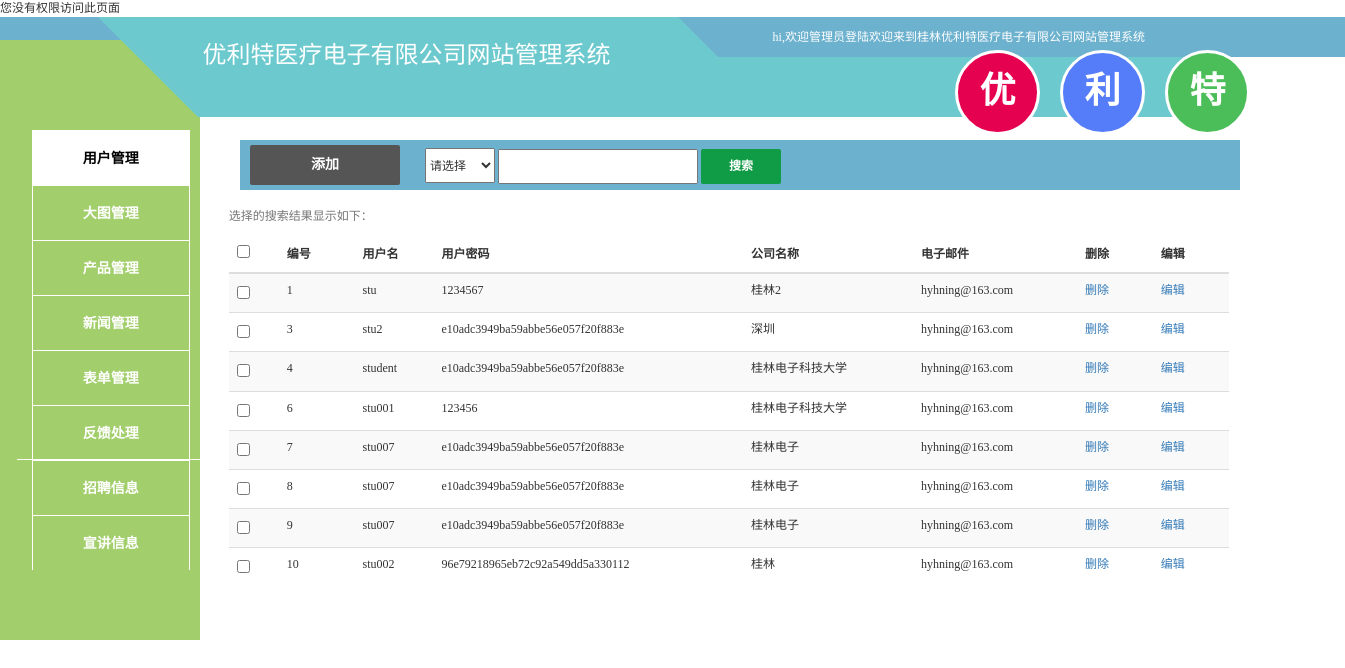
The page /Admin/userManage.php on the database as committed earlier.
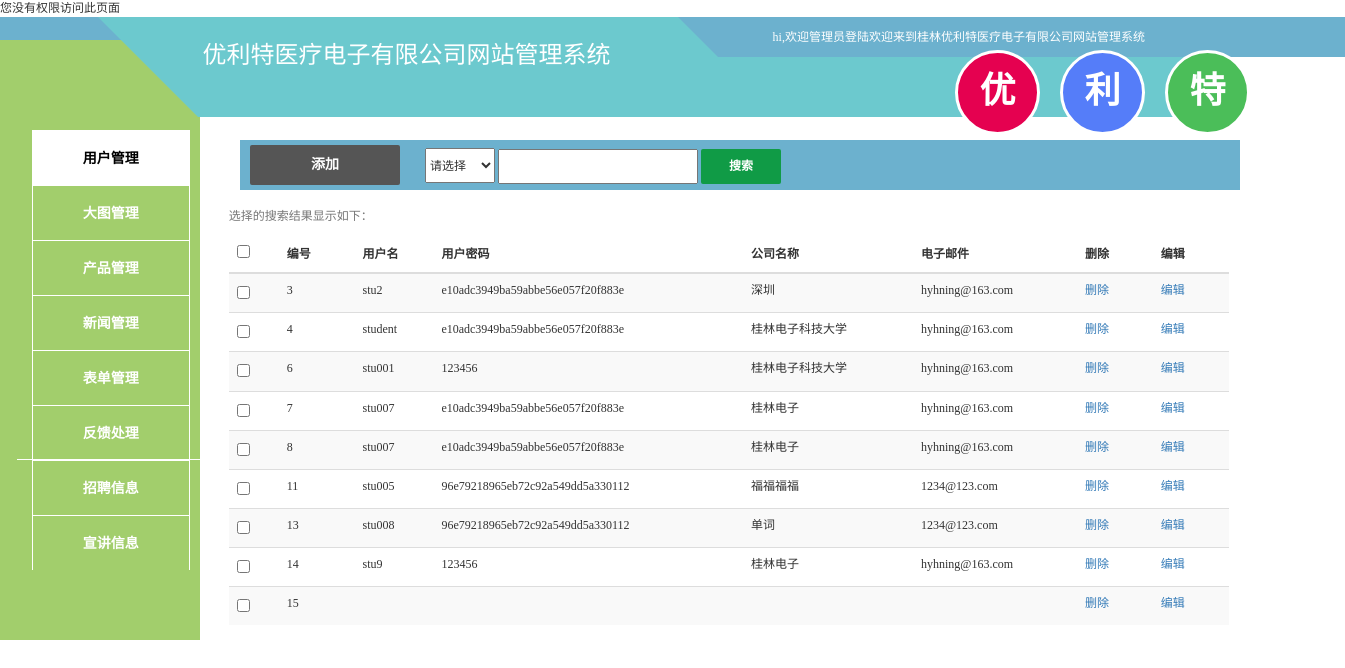
The same page on the database as committed later.
### tables this page shows
CREATE TABLE IF NOT EXISTS `user` (
  `id` int(11) NOT NULL AUTO_INCREMENT,
  `name` varchar(20) NOT NULL,
  `passwd` varchar(50) NOT NULL,
  `company` varchar(100) NOT NULL,
  `email` varchar(50) NOT NULL,
  `userflag` int(11) NOT NULL,
  PRIMARY KEY (`id`)
);

### Admin/userManage.php (the view, shortened to what this page needs)
<!DOCTYPE html>
<html lang="zh-CN">
<head>
	<link rel="stylesheet" type="text/css" href="styles/bootstrap.min.css" />
	<link rel="stylesheet" type="text/css" href="styles/manage.css" />
</head>
<body>
		<?php
		if(isset($_SESSION['username']))
		{
		}
		else
		{
		    echo "您没有权限访问此页面";
		}
	?>
	<div id="header">
		<p >hi,<?php echo "欢迎管理员".$_SESSION['username']."登陆";?>欢迎来到桂林优利特医疗电子有限公司网站管理系统</p>
		<div id="mainthings" class="container-fluid">
			<div class="row">
				<div class="col-md-3 button" id="add">添加</div>
				<div class="col-md-3 search2" >
					<form method="get">
						<select name="select" onchange="fuzhi(this.options[this.selectedIndex].text)">
							<option>请选择</option>
						</select>
						<input type="text" name="keys">
						<input type="submit" value="搜索" class="searchsub" />
					</form>
				</div>
			</div>
		</div>
			<table id="table1" class="table table-striped">
			<caption>选择<span><?php $select=isset($_GET['selectContent'])?$_GET['selectContent']:NULL; echo $select; ?></span>的搜索结果显示如下：</caption>
				<thead>
					<tr>
						<th><input type="checkbox" /></th>
						<th>编号</th>
						<th class="wtdfirst">用户名</th>
						<th>用户密码</th>
						<th>公司名称</th>
						<th>电子邮件</th>
						<th>删除</th>
						<th>编辑</th>
					</tr>
				</thead>
				<tbody class="tbody">
				<?php
					 $select=isset($_GET['selectContent'])?$_GET['selectContent']:NULL;
					 $s=isset($_GET['keys'])?$_GET['keys']:NULL;
						$w = "`name` LIKE '%".$s."%'";
						if(!empty($_GET['keys'])){
							switch ($select) {
								case '用户名':
									$w = "`name` LIKE '%".$_GET['keys']."%'";
									break;
								case '公司名称':
									$w = "`company` LIKE '%".$_GET['keys']."%'";
									break;
								case '电子邮件':
									$w = "`email` LIKE '%".$_GET['keys']."%'";
									break;
								default:
									break;
							}
						}
						else{
							$w = 1;
						}
					$sql = "SELECT * FROM `user` WHERE $w  ORDER BY `id` asc";
					$query = mysql_query($sql);
					while($rs = mysql_fetch_array($query)){
				?>
					<tr>
						<td><input type="checkbox" /></td>
						<td><?php echo $rs['id']; ?></td>
						<td><?php echo $rs['name']; ?></td>
						<td><?php echo $rs['passwd']; ?></td>
						<td><?php echo $rs['company']; ?></td>
						<td><?php echo $rs['email']; ?></td>
						<td><a href="public/user/userdel.php?del=<?php echo $rs['id'] ?>" class="del">删除</a></td>
						<td><a href="public/user/useredit.php?id=<?php echo $rs['id'] ?>" class="edit">编辑</a></td>
					</tr>
				<?php
				}
				?>
				</tbody>
			</table>
</body>
</html>

### Admin/styles/manage.css (style rules this page uses)
* { padding: 0; margin: 0; }
body { font-size: 12px; color: #333; font-family: 宋体; }
ul { list-style-type: none; }
a { text-decoration: none; }
input { margin:0; padding: 0; vertical-align: m }
#header { width: 100%; height: 300px; z-index: 10; }
#header p { height: 40px; line-height: 40px; background: #6CB1CE; text-align: right; padding-right: 200px; color: #fff; }
#companyname { width: 1200px; position: relative; top: -50px; z-index: 11; }
#companyname .comname { position: absolute; top: 5px; left: 130px; height: 60px; z-index: 12; }
#companyname .combg1 { position: absolute; top: 0; left: 45px; z-index: 10; }
#companyname .combg2 { position: absolute; top: 40px; left: 65px; z-index: 11; }
#companyname .c1 { color: #fff; font-family: 微软雅黑; }
#companyname .c2 { width: 580px; height: 40px; -webkit-transform: skew(60deg); -moz-transform: skew(45deg); -o-transform: skew(45deg); -ms-transform: skew(45deg); transform: skew(45deg); background: #6CC9CE; }
#companyname .c3 { height: 0; width: 1080px; border-top: 60px solid #6CC9CE; border-left: 60px solid transparent; border-right: 40px solid transparent; }
.leftbar { position: absolute; top: 40px; left: 0; z-index: 9; width: 200px; height: 600px; background: #A2CE6C; overflow: hidden; }
.leftbar ul { margin-top: 90px; height: 330px; border-bottom: 1px solid #fff; }
.leftbar ul li { float: left; line-height: 40px; }
.leftbar ul li a { display: block; width: 158px; border: 1px solid #fff; font-size: 14px; border-bottom: none; height: 55px; line-height: 55px; color: #fff; font-weight: bold; text-align: center; }
.leftbar li.leftbarhover a { color: #000; text-decoration: none; background: #fff; }
.topbar { position: absolute; top: 50px; left: 950px; z-index: 11; }
.topbar ul { width: 400px; }
.topbar ul li { float: left; margin-left: 20px; }
.topbar ul li a { width: 85px; height: 85px; background: #E50150; font-size: 36px; border: 3px solid white; border-radius: 45px; color: #fff; line-height: 65px; text-align: center; font-weight: bold; }
.topbar ul li a.resume { background: #557DF9; }
.topbar ul li a.myaccount { background: #4BBE59; }
#mainthings { position: absolute; top: 140px; left: 240px; height: 500px; width: 1000px; overflow: hidden; }
#mainthings .row { height: 50px; background: #6CB1CE; }
#mainthings .button { width: 100px; height: 40px; line-height: 40px; text-align: center; background: #555; color: #fff; cursor: pointer; margin-right: 10px; margin-top: 5px; font-size: 14px; font-weight: bold; border-radius: 2px; }
#mainthings #add { width: 150px !important; margin-left: 10px; }
#table1 { position: absolute; top: 200px; left: 17%; width: 1000px; overflow: hidden; }
#table1 tr th { height: 20px; line-height: 20px; min-width: 50px; }
.search2 { margin-top: 8px; width: 400px; height: 45px; 1background-color: #333; }
.search2 select { height: 35px; width: 70px; }
.search2 input { height: 35px; width: 200px; }
.searchsub { width: 80px !important; border: 0; background-color: #109B46; color: #fff; font-weight: bold; border-radius: 2px; }

Rows that differ between the two databases and show on the page:
removed user: id "1", name "stu", passwd "1234567", company "桂林2", email "hyhning@163.com"
removed user: id "9", name "stu007", passwd "e10adc3949ba59abbe56e057f20f883e", company "桂林电子", email "hyhning@163.com"
removed user: id "10", name "stu002", passwd "96e79218965eb72c92a549dd5a330112", company "桂林", email "hyhning@163.com"
added user: id "11", name "stu005", passwd "96e79218965eb72c92a549dd5a330112", company "福福福福", email "1234@123.com"
added user: id "13", name "stu008", passwd "96e79218965eb72c92a549dd5a330112", company "单词", email "1234@123.com"
added user: id "14", name "stu9", passwd "123456", company "桂林电子", email "hyhning@163.com"
added user: id "15"
